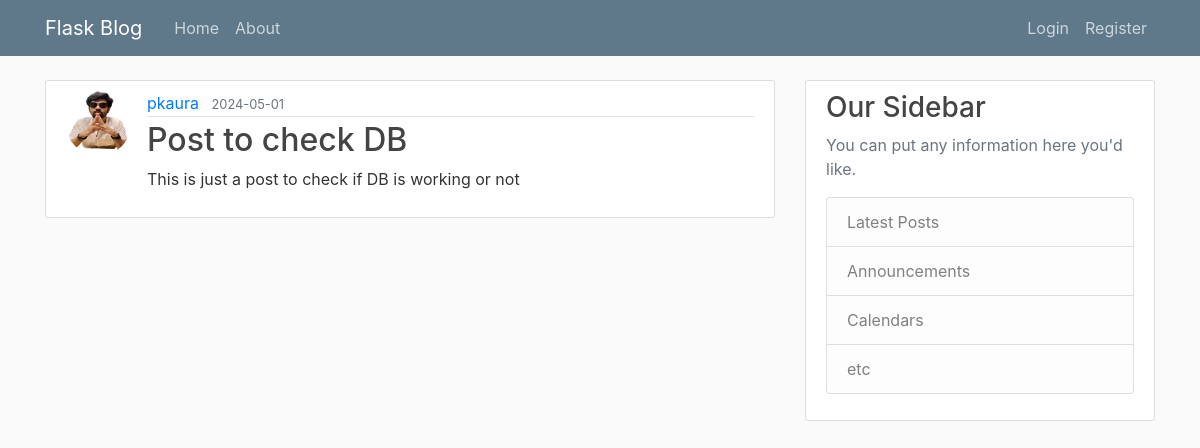
Page /post/9 on the committed database.
### blogApp/models.py (models this page shows, shortened)
class User(db.Model, UserMixin):
    id = db.Column(db.Integer, primary_key = True)
    username = db.Column(db.String(20), unique = True, nullable = False)
    email = db.Column(db.String(120), unique = True, nullable = False)
    imageFile = db.Column(db.String(20), nullable = False, default='default.jpg')
    password = db.Column(db.String(60), nullable = False)
    posts = db.relationship('Post', backref='author', lazy = True)

class Post(db.Model):
    id = db.Column(db.Integer, primary_key = True)
    title = db.Column(db.String(100), nullable = False)
    date_posted = db.Column(db.DateTime, nullable = False, default=datetime.now)
    content = db.Column(db.Text, nullable = False)
    user_id = db.Column(db.Integer, db.ForeignKey('user.id'), nullable = False)

### blogApp/posts/routes.py (the view)
@posts.route('/post/<int:postID>')
def post(postID):
    post = Post.query.get_or_404(postID)
    return render_template('post.html', title = post.title, post = post)

### blogApp/templates/post.html (shortened to what this page needs)
{% extends 'layout.html' %}
{% block content %}
    <article class="media content-section">
        <img src="{{url_for('static', filename = 'profile_pics/' + post.author.imageFile)}}" class="rounded-circle article-img">
        <div class="media-body">
            <div class="article-metadata">
            <a class="mr-2" href="#">{{ post.author.username }}</a>
            <small class="text-muted">{{ post.date_posted.strftime('%Y-%m-%d') }}</small>
            </div>
            <h2 class = "article-title">{{ post.title }}</h2>
            <p class="article-content">{{ post.content }}</p>
        </div>
    </article>
{% endblock content%}

### blogApp/static/main.css (style rules this page uses)
body { background: #fafafa; color: #333333; margin-top: 5rem; }
h1, h2, h3, h4, h5, h6 { color: #444444; }
.content-section { background: #ffffff; padding: 10px 20px; border: 1px solid #dddddd; border-radius: 3px; margin-bottom: 20px; }
.article-title { color: #444444; }
.article-content { white-space: pre-line; }
.article-img { height: 65px; width: 65px; margin-right: 16px; }
.article-metadata { padding-bottom: 1px; margin-bottom: 4px; border-bottom: 1px solid #e3e3e3 }

### rows in the picture
User: imageFile (picture), author.username "pkaura"
Post: date_posted "2024-05-01", title "Post to check DB", content "This is just a post to check if DB is working or not"
